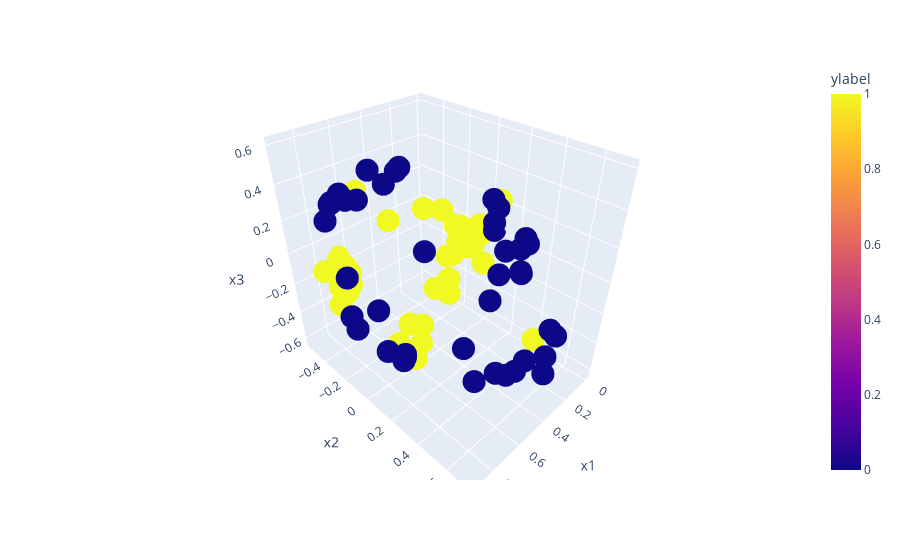

Notebook code for this chart:
### Code cell
kpca.fit(kernel_matrix)
plot_data = pd.DataFrame(kpca.transform(kernel_matrix)[:,:3])
plot_data.columns = ["x1","x2","x3"]
plot_data["ylabel"] = data_sto_y

px.scatter_3d(plot_data,x="x1",y="x2",z="x3",color = "ylabel")
